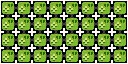

The image is a tile-based game level rendered from a .tmx file. Its description and complete source (layers, tilesets, objects, tile grids) follow:
An orthogonal 8x4 tile map with 16x16 px tiles, 2 tile layers (Maze Shape, Room Properties).

<map version="1.10" tiledversion="1.10.2" orientation="orthogonal" renderorder="right-down" width="8" height="4" tilewidth="16" tileheight="16" infinite="0" nextlayerid="3" nextobjectid="1">
 <tileset firstgid="1" source="../LayoutTiles.tsx" />
 <layer id="1" name="Maze Shape" width="8" height="4">
  <data encoding="csv">
7,15,15,15,15,15,15,13,
8,16,16,16,16,16,16,14,
8,16,16,16,16,16,16,14,
4,12,12,12,12,12,12,10
</data>
 </layer>
 <layer id="2" name="Room Properties" width="8" height="4">
  <data encoding="csv">
17,17,17,17,17,17,17,17,
17,17,17,17,17,17,17,17,
17,17,17,17,17,17,17,17,
17,17,17,17,17,17,17,17
</data>
 </layer>
</map>
